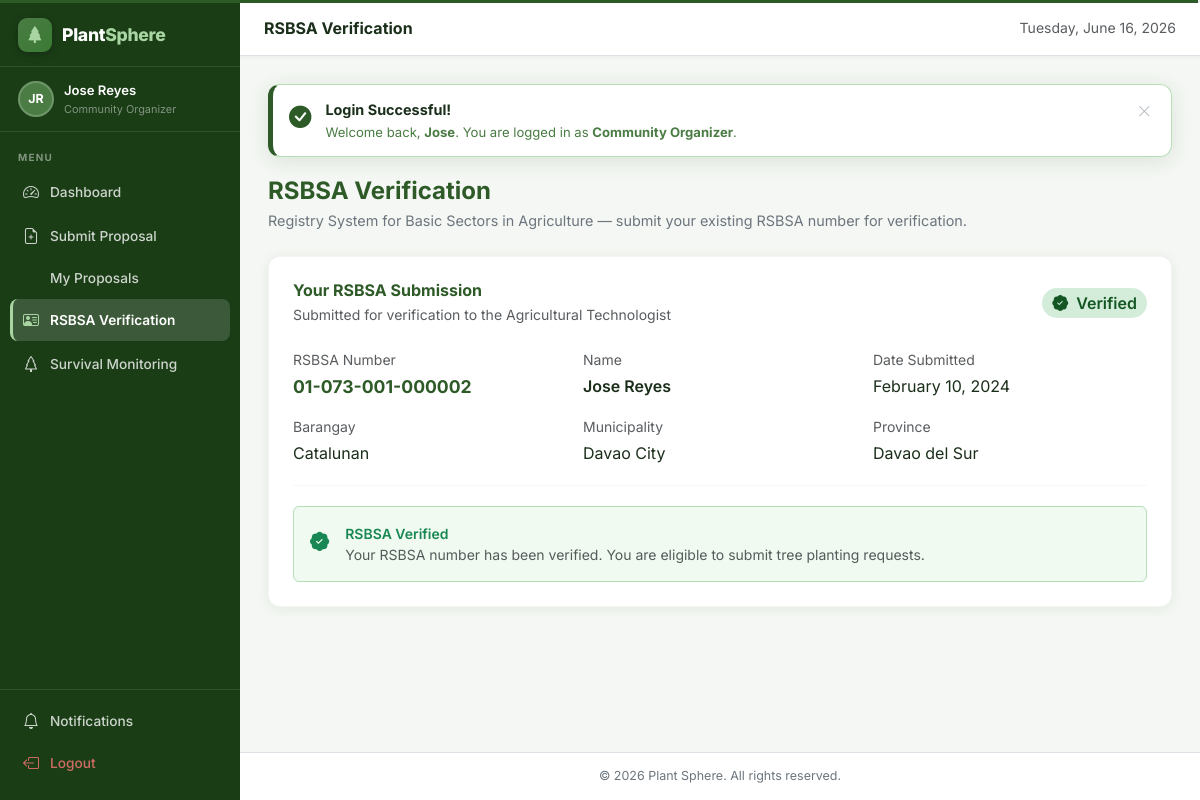
The app's page /index.php?action=rsbsa_form (signed in) with its own data.
### tables this page shows
CREATE TABLE IF NOT EXISTS rsbsa_registry (
    id INT AUTO_INCREMENT PRIMARY KEY,
    user_id INT NOT NULL,
    rsbsa_number VARCHAR(50) UNIQUE NOT NULL,
    barangay VARCHAR(100) NOT NULL,
    municipality VARCHAR(100) NOT NULL,
    province VARCHAR(100) NOT NULL,
    farm_size DECIMAL(10,2) NOT NULL,
    crop_type VARCHAR(100) NOT NULL,
    registration_date DATE NOT NULL,
    status ENUM('pending','verified','rejected') DEFAULT 'pending',
    created_at TIMESTAMP DEFAULT CURRENT_TIMESTAMP,
    FOREIGN KEY (user_id) REFERENCES users(id)
);

### models/RsbsaRegistry.php (called while the page is built, shortened)
<?php
class RsbsaRegistry {
    private $conn;
    public function __construct($conn) {
        $this->conn = $conn;
    }
    public function getByUser($userId) {
        $stmt = $this->conn->prepare("SELECT * FROM rsbsa_registry WHERE user_id = ? ORDER BY created_at DESC LIMIT 1");
        $stmt->execute([$userId]);
        return $stmt->fetch();
    }
}
?>

### views/organizer/rsbsa_form.php (the view, shortened to what this page needs)
<?php
include __DIR__ . '/../partials/layout_head.php';
$rsbsaModel = new RsbsaRegistry($conn);
$existing   = $rsbsaModel->getByUser($_SESSION['user']['id']);
?>
<div class="ps-page-header">
    <h2>RSBSA Verification</h2>
    <p>Registry System for Basic Sectors in Agriculture — submit your existing RSBSA number for verification.</p>
</div>
<?php if ($existing): ?>
<div class="ps-card">
    <div class="d-flex justify-content-between align-items-center mb-4">
        <div>
            <h6 class="fw-bold text-ps-green mb-1">Your RSBSA Submission</h6>
            <div class="small text-muted">Submitted for verification to the Agricultural Technologist</div>
        </div>
        <span class="ps-badge ps-badge-<?= $existing['status'] ?> fs-6">
            <?php if ($existing['status'] === 'verified'): ?>
                <i class="bi bi-patch-check-fill me-1"></i>
            <?php elseif ($existing['status'] === 'pending'): ?>
                <i class="bi bi-hourglass-split me-1"></i>
            <?php else: ?>
                <i class="bi bi-x-circle-fill me-1"></i>
            <?php endif; ?>
            <?= ucfirst($existing['status']) ?>
        </span>
    </div>
    <div class="row g-3">
        <div class="col-md-4">
            <div class="small text-muted mb-1">RSBSA Number</div>
            <div class="fw-bold text-ps-green" style="font-size:1.1rem;"><?= htmlspecialchars($existing['rsbsa_number']) ?></div>
        </div>
        <div class="col-md-4">
            <div class="small text-muted mb-1">Name</div>
            <div class="fw-semibold"><?= htmlspecialchars($_SESSION['user']['firstname'] . ' ' . $_SESSION['user']['lastname']) ?></div>
        </div>
        <div class="col-md-4">
            <div class="small text-muted mb-1">Date Submitted</div>
            <div><?= date('F d, Y', strtotime($existing['registration_date'])) ?></div>
        </div>
        <div class="col-md-4">
            <div class="small text-muted mb-1">Barangay</div>
            <div><?= htmlspecialchars($existing['barangay']) ?></div>
        </div>
        <div class="col-md-4">
            <div class="small text-muted mb-1">Municipality</div>
            <div><?= htmlspecialchars($existing['municipality']) ?></div>
        </div>
        <div class="col-md-4">
            <div class="small text-muted mb-1">Province</div>
            <div><?= htmlspecialchars($existing['province']) ?></div>
        </div>
    </div>
    <hr class="section-divider">
    <?php if ($existing['status'] === 'pending'): ?>
        <div class="d-flex align-items-start gap-3 p-3 rounded" style="background:#fff8e1;border:1px solid #ffe082;">
            <i class="bi bi-hourglass-split text-warning mt-1" style="font-size:1.2rem;"></i>
            <div>
                <div class="fw-semibold small" style="color:#856404;">Awaiting Verification</div>
                <div class="small text-muted">The Agricultural Technologist will verify your RSBSA number against the official registry. You will be notified once verified.</div>
            </div>
        </div>
    <?php elseif ($existing['status'] === 'verified'): ?>
        <div class="d-flex align-items-start gap-3 p-3 rounded" style="background:#f0faf0;border:1px solid #b7dfb7;">
            <i class="bi bi-patch-check-fill text-success mt-1" style="font-size:1.2rem;"></i>
            <div>
                <div class="fw-semibold small text-success">RSBSA Verified</div>
                <div class="small text-muted">Your RSBSA number has been verified. You are eligible to submit tree planting requests.</div>
            </div>
        </div>
    <?php endif; ?>
</div>
<?php endif; ?>
<?php include __DIR__ . '/../partials/layout_foot.php'; ?>

### assets/css/style.css (style rules this page uses)
:root { --ps-green: #2d5a27; --ps-green-mid: #4a7c44; --ps-green-light: #8fb986; --ps-green-pale: #e8f5e2; --ps-bg: #f4f7f3; --ps-card: #ffffff; --ps-text: #1a2e1a; --ps-muted: #6c757d; --ps-border: #dee2e6; --ps-shadow: 0 2px 12px rgba(45,90,39,0.08); --ps-radius: 12px; --ps-radius-sm: 8px; }
body { font-family: 'Inter', -apple-system, BlinkMacSystemFont, "Segoe UI", Roboto, sans-serif; background-color: var(--ps-bg); color: var(--ps-text); min-height: 100vh; }
.ps-page-header { margin-bottom: 24px; }
.ps-page-header h2 { font-weight: 700; font-size: 1.5rem; color: var(--ps-green); margin-bottom: 4px; }
.ps-page-header p { color: var(--ps-muted); font-size: 0.9rem; margin: 0; }
.ps-card { background: var(--ps-card); border-radius: var(--ps-radius); box-shadow: var(--ps-shadow); border: 1px solid rgba(45,90,39,0.06); padding: 24px; transition: box-shadow 0.2s; }
.ps-badge { display: inline-block; padding: 3px 10px; border-radius: 20px; font-size: 0.75rem; font-weight: 600; text-transform: capitalize; }
.ps-badge-verified { background: #d4edda; color: #155724; }
.section-divider { border: none; border-top: 1px solid var(--ps-border); margin: 20px 0; }
.text-ps-green { color: var(--ps-green) !important; }
:root { --sidebar-w: 240px; --topbar-h: 56px; --sidebar-bg: #1a3d16; --sidebar-bg-hover: rgba(255,255,255,0.08); --sidebar-active: rgba(255,255,255,0.15); --sidebar-border: rgba(255,255,255,0.1); --sidebar-text: rgba(255,255,255,0.78); --sidebar-text-dim: rgba(255,255,255,0.45); --sidebar-accent: #a8d5a2; }
body.ps-app { background: var(--ps-bg); display: flex; min-height: 100vh; overflow-x: hidden; }

### records on screen
rsbsa_registry: status "Verified", rsbsa_number "01-073-001-000002", registration_date "February 10, 2024", barangay "Catalunan", municipality "Davao City", province "Davao del Sur"

### other values on screen
$_SESSION['user']['firstname'] . ' ' . $_SESSION['user']['lastname'] "Jose Reyes"
$roleLabel "Community Organizer"
$item['label'] "Dashboard"
$item['label'] "Submit Proposal"
$item['label'] "My Proposals"
$item['label'] "RSBSA Verification"
$item['label'] "Survival Monitoring"
$pageTitle "RSBSA Verification"
$fname "Jose"
